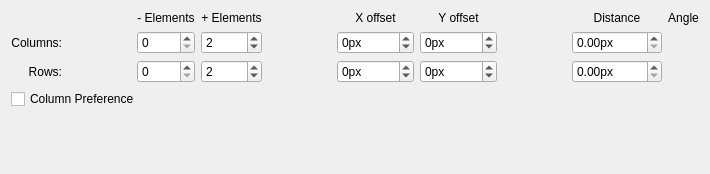
<?xml version="1.0" encoding="UTF-8"?>
<ui version="4.0">
 <class>WdgClonesArray</class>
 <widget class="QWidget" name="WdgClonesArray">
  <property name="geometry">
   <rect>
    <x>0</x>
    <y>0</y>
    <width>710</width>
    <height>174</height>
   </rect>
  </property>
  <property name="windowTitle">
   <string>Rotate Image</string>
  </property>
  <layout class="QVBoxLayout" name="verticalLayout">
   <item>
    <layout class="QGridLayout" name="gridLayout">
     <item row="0" column="2">
      <widget class="QLabel" name="label_6">
       <property name="sizePolicy">
        <sizepolicy hsizetype="Preferred" vsizetype="Minimum">
         <horstretch>0</horstretch>
         <verstretch>0</verstretch>
        </sizepolicy>
       </property>
       <property name="text">
        <string>- Elements</string>
       </property>
       <property name="alignment">
        <set>Qt::AlignCenter</set>
       </property>
      </widget>
     </item>
     <item row="0" column="3">
      <widget class="QLabel" name="label_5">
       <property name="sizePolicy">
        <sizepolicy hsizetype="Preferred" vsizetype="Minimum">
         <horstretch>0</horstretch>
         <verstretch>0</verstretch>
        </sizepolicy>
       </property>
       <property name="text">
        <string>+ Elements</string>
       </property>
       <property name="alignment">
        <set>Qt::AlignCenter</set>
       </property>
      </widget>
     </item>
     <item row="0" column="5">
      <widget class="QLabel" name="label">
       <property name="sizePolicy">
        <sizepolicy hsizetype="Preferred" vsizetype="Minimum">
         <horstretch>0</horstretch>
         <verstretch>0</verstretch>
        </sizepolicy>
       </property>
       <property name="text">
        <string>X offset</string>
       </property>
       <property name="alignment">
        <set>Qt::AlignCenter</set>
       </property>
      </widget>
     </item>
     <item row="0" column="6">
      <widget class="QLabel" name="label_2">
       <property name="sizePolicy">
        <sizepolicy hsizetype="Preferred" vsizetype="Minimum">
         <horstretch>0</horstretch>
         <verstretch>0</verstretch>
        </sizepolicy>
       </property>
       <property name="text">
        <string>Y offset</string>
       </property>
       <property name="alignment">
        <set>Qt::AlignCenter</set>
       </property>
      </widget>
     </item>
     <item row="0" column="8">
      <widget class="QLabel" name="label_8">
       <property name="sizePolicy">
        <sizepolicy hsizetype="Preferred" vsizetype="Minimum">
         <horstretch>0</horstretch>
         <verstretch>0</verstretch>
        </sizepolicy>
       </property>
       <property name="text">
        <string>Distance</string>
       </property>
       <property name="alignment">
        <set>Qt::AlignCenter</set>
       </property>
      </widget>
     </item>
     <item row="0" column="9">
      <widget class="QLabel" name="label_7">
       <property name="sizePolicy">
        <sizepolicy hsizetype="Preferred" vsizetype="Minimum">
         <horstretch>0</horstretch>
         <verstretch>0</verstretch>
        </sizepolicy>
       </property>
       <property name="text">
        <string>Angle</string>
       </property>
       <property name="alignment">
        <set>Qt::AlignCenter</set>
       </property>
      </widget>
     </item>
     <item row="1" column="0">
      <widget class="QLabel" name="label_3">
       <property name="text">
        <string>Columns:</string>
       </property>
       <property name="alignment">
        <set>Qt::AlignRight|Qt::AlignTrailing|Qt::AlignVCenter</set>
       </property>
      </widget>
     </item>
     <item row="1" column="1" rowspan="2">
      <spacer name="horizontalSpacer_4">
       <property name="orientation">
        <enum>Qt::Horizontal</enum>
       </property>
       <property name="sizeType">
        <enum>QSizePolicy::MinimumExpanding</enum>
       </property>
       <property name="sizeHint" stdset="0">
        <size>
         <width>13</width>
         <height>20</height>
        </size>
       </property>
      </spacer>
     </item>
     <item row="1" column="2">
      <widget class="KisIntParseSpinBox" name="numNegativeColumns"/>
     </item>
     <item row="1" column="3">
      <widget class="KisIntParseSpinBox" name="numPositiveColumns">
       <property name="minimum">
        <number>1</number>
       </property>
       <property name="value">
        <number>2</number>
       </property>
      </widget>
     </item>
     <item row="1" column="4" rowspan="2">
      <spacer name="horizontalSpacer_2">
       <property name="orientation">
        <enum>Qt::Horizontal</enum>
       </property>
       <property name="sizeType">
        <enum>QSizePolicy::MinimumExpanding</enum>
       </property>
       <property name="sizeHint" stdset="0">
        <size>
         <width>13</width>
         <height>17</height>
        </size>
       </property>
      </spacer>
     </item>
     <item row="1" column="5">
      <widget class="KisIntParseSpinBox" name="columnXOffset">
       <property name="suffix">
        <string>px</string>
       </property>
       <property name="minimum">
        <number>-10000</number>
       </property>
       <property name="maximum">
        <number>10000</number>
       </property>
      </widget>
     </item>
     <item row="1" column="6">
      <widget class="KisIntParseSpinBox" name="columnYOffset">
       <property name="suffix">
        <string>px</string>
       </property>
       <property name="minimum">
        <number>-10000</number>
       </property>
       <property name="maximum">
        <number>10000</number>
       </property>
      </widget>
     </item>
     <item row="1" column="7" rowspan="2">
      <spacer name="horizontalSpacer">
       <property name="orientation">
        <enum>Qt::Horizontal</enum>
       </property>
       <property name="sizeType">
        <enum>QSizePolicy::MinimumExpanding</enum>
       </property>
       <property name="sizeHint" stdset="0">
        <size>
         <width>13</width>
         <height>20</height>
        </size>
       </property>
      </spacer>
     </item>
     <item row="2" column="0">
      <widget class="QLabel" name="label_4">
       <property name="text">
        <string>Rows:</string>
       </property>
       <property name="alignment">
        <set>Qt::AlignRight|Qt::AlignTrailing|Qt::AlignVCenter</set>
       </property>
      </widget>
     </item>
     <item row="2" column="2">
      <widget class="KisIntParseSpinBox" name="numNegativeRows"/>
     </item>
     <item row="2" column="3">
      <widget class="KisIntParseSpinBox" name="numPositiveRows">
       <property name="minimum">
        <number>1</number>
       </property>
       <property name="value">
        <number>2</number>
       </property>
      </widget>
     </item>
     <item row="2" column="5">
      <widget class="KisIntParseSpinBox" name="rowXOffset">
       <property name="suffix">
        <string>px</string>
       </property>
       <property name="minimum">
        <number>-10000</number>
       </property>
       <property name="maximum">
        <number>10000</number>
       </property>
      </widget>
     </item>
     <item row="2" column="6">
      <widget class="KisIntParseSpinBox" name="rowYOffset">
       <property name="suffix">
        <string>px</string>
       </property>
       <property name="minimum">
        <number>-10000</number>
       </property>
       <property name="maximum">
        <number>10000</number>
       </property>
      </widget>
     </item>
     <item row="1" column="8">
      <widget class="KisDoubleParseSpinBox" name="columnDistance">
       <property name="suffix">
        <string>px</string>
       </property>
       <property name="maximum">
        <double>10000.000000000000000</double>
       </property>
      </widget>
     </item>
     <item row="2" column="8">
      <widget class="KisDoubleParseSpinBox" name="rowDistance">
       <property name="suffix">
        <string>px</string>
       </property>
       <property name="maximum">
        <double>10000.000000000000000</double>
       </property>
      </widget>
     </item>
     <item row="1" column="9">
      <widget class="KisAngleSelector" name="columnAngle" native="true"/>
     </item>
     <item row="2" column="9">
      <widget class="KisAngleSelector" name="rowAngle" native="true"/>
     </item>
    </layout>
   </item>
   <item>
    <layout class="QHBoxLayout" name="horizontalLayout">
     <item>
      <widget class="QCheckBox" name="columnPreference">
       <property name="text">
        <string>Column Preference</string>
       </property>
      </widget>
     </item>
     <item>
      <spacer name="horizontalSpacer_3">
       <property name="orientation">
        <enum>Qt::Horizontal</enum>
       </property>
       <property name="sizeHint" stdset="0">
        <size>
         <width>40</width>
         <height>20</height>
        </size>
       </property>
      </spacer>
     </item>
    </layout>
   </item>
   <item>
    <spacer name="verticalSpacer">
     <property name="orientation">
      <enum>Qt::Vertical</enum>
     </property>
     <property name="sizeType">
      <enum>QSizePolicy::MinimumExpanding</enum>
     </property>
     <property name="sizeHint" stdset="0">
      <size>
       <width>20</width>
       <height>28</height>
      </size>
     </property>
    </spacer>
   </item>
  </layout>
 </widget>
 <customwidgets>
  <customwidget>
   <class>KisIntParseSpinBox</class>
   <extends>QSpinBox</extends>
   <header>kis_int_parse_spin_box.h</header>
  </customwidget>
  <customwidget>
   <class>KisDoubleParseSpinBox</class>
   <extends>QDoubleSpinBox</extends>
   <header>kis_double_parse_spin_box.h</header>
  </customwidget>
  <customwidget>
   <class>KisAngleSelector</class>
   <extends>QWidget</extends>
   <header location="global">KisAngleSelector.h</header>
   <container>1</container>
  </customwidget>
 </customwidgets>
 <tabstops>
  <tabstop>numNegativeColumns</tabstop>
  <tabstop>numNegativeRows</tabstop>
  <tabstop>numPositiveColumns</tabstop>
  <tabstop>numPositiveRows</tabstop>
  <tabstop>columnXOffset</tabstop>
  <tabstop>rowXOffset</tabstop>
  <tabstop>columnYOffset</tabstop>
  <tabstop>rowYOffset</tabstop>
  <tabstop>columnDistance</tabstop>
  <tabstop>rowDistance</tabstop>
  <tabstop>columnPreference</tabstop>
 </tabstops>
 <resources/>
 <connections/>
</ui>
